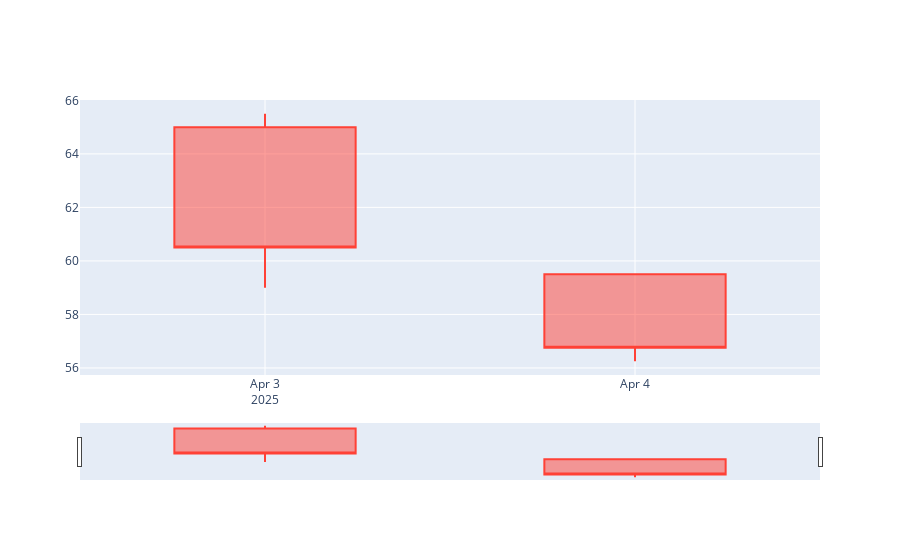

The notebook cell this image was saved under:
### Code cell
st = 0
dfpl = data[st:st + 150].copy()
fig = go.Figure(data = go.Candlestick(x=df['Date'],
                            open=df['Open'],
                            high=df['High'],
                            low=df['Low'],
                            close=df['Close'],
                            name='OHLC'))

fig.show()

### Figure 1 — Plotly figure (JSON) as saved in the notebook; plotly's stock layout.template omitted (floating-point values rounded to 4 significant figures)
{"data": [{"close": [60.5, 56.75], "high": [65.5, 59.5], "low": [59, 56.25], "name": "OHLC", "open": [65, 59.5], "type": "candlestick", "x": ["2025-04-03T00:00:00", "2025-04-04T00:00:00"]}], "layout": {}}
